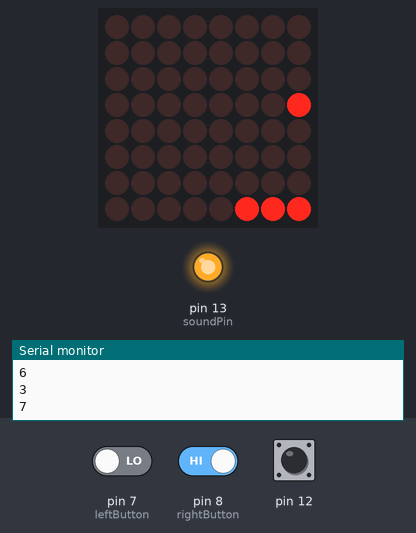
Bench run of a sketch on a simulated Arduino Uno, built with avr-gcc and run on an emulated ATmega328P. On the bench: 8×8 LED matrix, output pins drawn as LEDs (lit = HIGH), the last lines printed to the serial monitor. Dashed ring = blinking. Inputs (shaded band) come from the test bench; at power-on: pin 7 (leftButton) LOW, pin 8 (rightButton) HIGH, pin 12 HIGH.

Above: at 1.3 s.
1.4 s: pin 7 (leftButton) driven HIGH and pin 8 (rightButton) driven LOW
At 1.9 s:
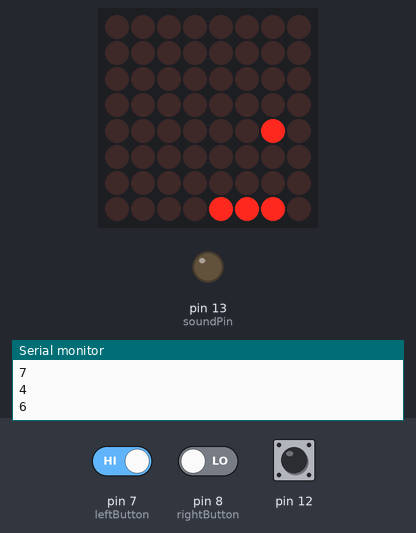
4.4 s: pin 8 (rightButton) driven HIGH
At 4.9 s:
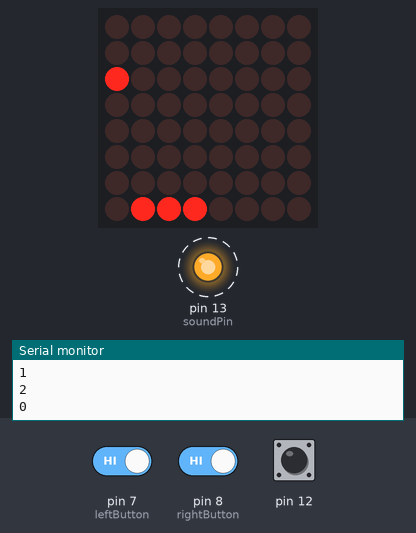
7.4 s: pin 7 (leftButton) driven LOW
At 7.9 s:
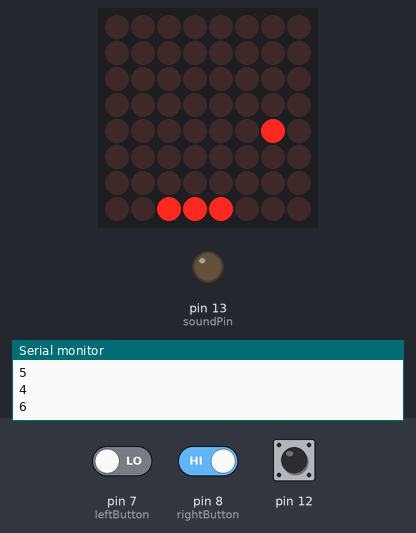
10.4 s: pin 7 (leftButton) driven HIGH and pin 8 (rightButton) driven LOW
At 10.9 s:
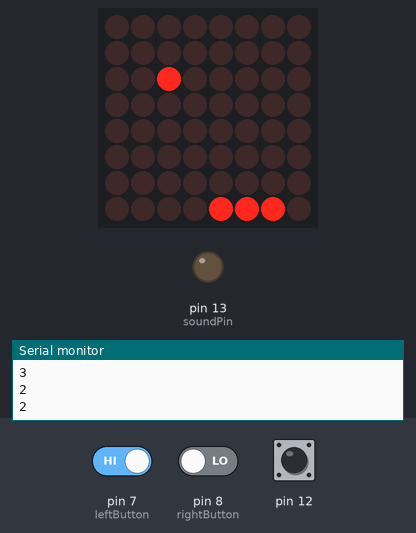
13.4 s: pin 8 (rightButton) driven HIGH
At 13.9 s:
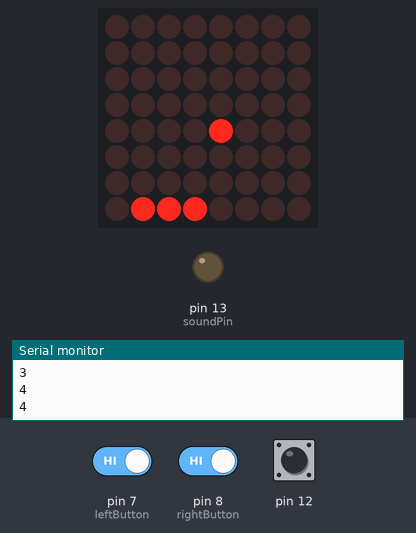
16.4 s: pin 7 (leftButton) driven LOW
At 16.9 s:
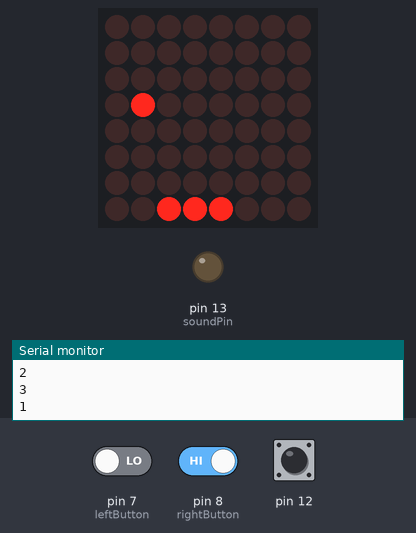
Timing chart, 0 to 23.0 s (numbered marks = the images above; inputs shaded):
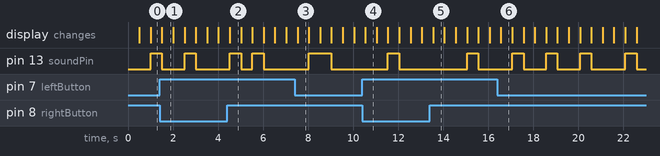

Measured:
- after the input at 1.4 s, the display: changes after 0.11 s (image 1)
- after the input at 4.4 s, the display: changes after 0.12 s (image 2)
- after the input at 7.4 s, the display: changes after 0.13 s (image 3)
- after the input at 10.4 s, the display: changes after 0.14 s (image 4)
- after the input at 13.4 s, the display: changes after 0.15 s (image 5)
- after the input at 16.4 s, the display: changes after 0.16 s (image 6)
- what the display in image 1 shows lasts 0.5 s, from 1.5 s to 2.0 s

The sketch:

arduino_handheld.ino
```cpp
/*led control library from github.com/wayoda/ledcontrol */
#include <LedControl.h>

//used pins
char din = 12;
char cs = 11;
char clk = 10;


char soundPin = 13;

char leftButton= 7;
char rightButton= 8;


LedControl lc=LedControl(din,clk,cs,1);
void setup() {
  // put your setup code here, to run once:
  Serial.begin(9600);
  lc.shutdown(0,false);
  lc.setIntensity(0,5);
  lc.clearDisplay(0);
}

  ///////////
  //classes//
  ///////////

class Controller{
  private:
  bool leftButton;
  bool rightButton;
  public:
  Controller(short lButton, short rButton){
    pinMode(lButton, INPUT_PULLUP);
    pinMode(rButton, INPUT_PULLUP);
    leftButton = digitalRead(lButton);
    rightButton = digitalRead(rButton);
  }

};

class Sound{
  private:
  short soundPin;

  public:
  //used to dynamically turn on and off the beeper
  Sound(short soundpin){
    pinMode(13, OUTPUT);
    soundPin = soundpin;
    off();
  }

  void on(){
    digitalWrite(soundPin, HIGH);
  }

  void off(){
    digitalWrite(soundPin, LOW);
  }
};
class Screen{
  private:
  short data;
  short chipSelect;
  short clockPin;
  public:
  short width;
  short height;
  byte field[8];
  Screen(char din, char cs, char clk){
    data = din;
    chipSelect = cs;
    clockPin = clk;
    width = 8;
    height = 8;
    LedControl lc=LedControl(din,cs,clk,1);
    lc.shutdown(0, false);
    lc.setIntensity(0,8);
    for(int index=0;index<lc.getDeviceCount();index++) {
        lc.shutdown(index,false);
    }
    reset();
  }

  void reset(){
    for(char i=0; i<width; i++){
      field[i]= B00000000;
    }
  }

  void draw(){

    for(char i=0; i<width; i++){
      lc.setRow(0,i,field[i]);
    }
    reset();
  }
};

class Game{
  private:
  short fps = 16;
  public:
  Controller controller;
  Sound sound;
  Screen screen;
  Game(Controller cntrl, Sound snd, Screen scrn)
  :controller(cntrl), sound(snd), screen(scrn){
    byte* field = screen.field;
  }

  void draw(){
     //prints a new frame
    for(byte r = 0; r < screen.height; r++){
        Serial.print(screen.field[r]);
      Serial.print("\n");
    }
  }
};

////////
//pong//
////////

  //ball//
class Ball{

  public:
  short x;
  short y;
  short x_speed;
  short y_speed;
  Sound sound;
  public:
  Ball(short field_width, Sound so)
  :sound(so){
    x = field_width/2;
    y = 0;
    x_speed = 1;
    y_speed = 1;
  }

  //function that is to be executed every second to update the ball
  short update(short field_width, short field_height, short paddle_x, short paddle_width, Sound sound)
  {
    x=x+x_speed;
    y=y+y_speed;

    //checks if the ball has hit any vertical walls
    if(x==0 || x==field_width-1){
      x_speed=x_speed*-1;
      sound.on();
    }

    //checks if the ball has hit the paddle or any horizontal walls
    if(y==0 || y==field_height-2 && x>=paddle_x && x<paddle_width+paddle_x){
      y_speed=y_speed*-1;
      sound.on();
    }

    if(y>field_height-2){
      x = field_width/2;
      y = 0;
      Serial.println("too bad");
    }
    if(x==0 || x==field_width-1 || y==0 || y==field_height-2 && x>=paddle_x && x<paddle_width+paddle_x || y>field_height-2){
      sound.on();
    }else{
      sound.off();
    }
  }
};

  //paddle//
class Paddle{
  public:
  short width;
  short x;
  short y;
  Paddle(short paddle_width, short field_width, short field_height){
    width=paddle_width;
    x=(field_width)/2-width/2;
    y=field_height-1;
  }

  //function that is to be executed every second to update the paddle
  void update(){
    if(digitalRead(leftButton)==1 && x > 0){
      x--;
    }

    if(digitalRead(rightButton)==1 && x+width < 8){
      x++;
    }
  }
};

class Pong: public Game{
  public:
  Paddle paddle;
  Ball ball;
  Pong(Controller controller, Sound sound, Screen screen, Ball bo, Paddle po)
  : Game(controller, sound, screen), paddle(po), ball(bo)
  {


  }

  //handles the updates
  void update(){
    paddle.update();
    ball.update(screen.width, screen.height, paddle.x, paddle.width, sound);
  }

  //creates a new frame
  void create_frame(){
    screen.reset();
    screen.field[ball.y] = B10000000>>ball.x;
    screen.field[7] = B11100000>>paddle.x;
    screen.draw();
  }
};

///////////
//objects//
///////////
Controller controller = Controller(12, 8);
Sound sound = Sound(soundPin);
Screen screen = Screen(12, 10, 11);
Ball ball = Ball(8, sound);
Paddle paddle = Paddle(3, 8, 8);
Sound beeper = Sound(soundPin);
Pong game = Pong(controller, sound, screen, ball, paddle);

void loop() {
  // allows the game to be played in the serial prompt by erasing all the older frames, sort of.
  for(int i=0; i<20; i++){
     Serial.print("\n");
  }


  //updates the positions of the entities
  game.update();
  game.create_frame();
  Serial.println(game.ball.y);
  Serial.println(game.ball.x);

  delay(500);
}
```
